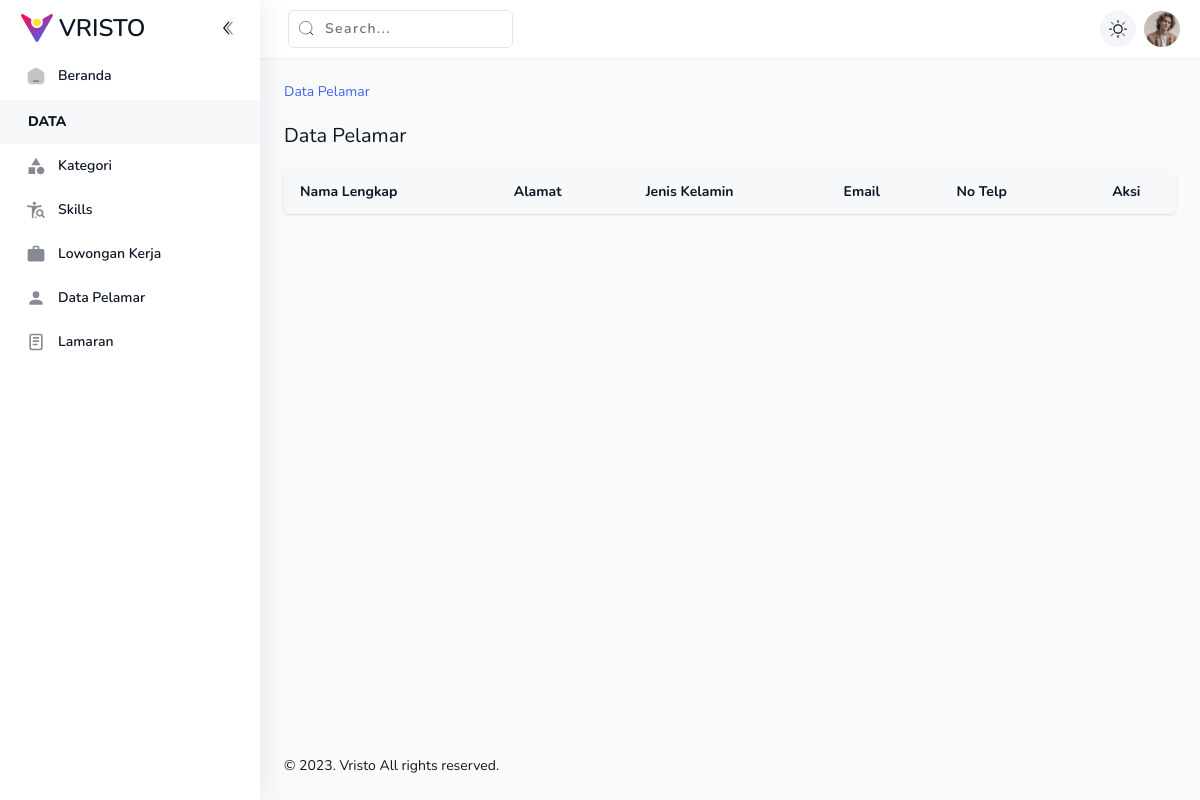
The app's page /index.php/admin/pelamar, older data.
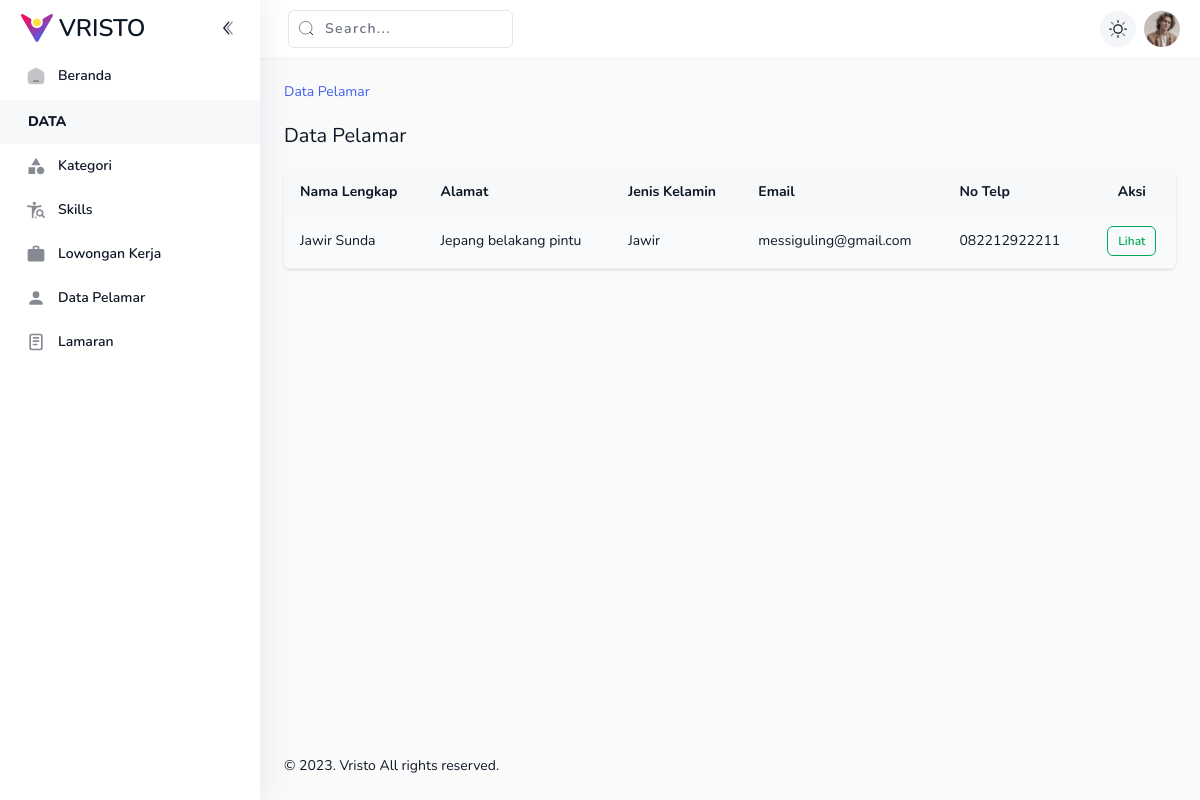
The same page, newer data.
### tables this page shows
CREATE TABLE `data_pelamar` (
  `id_data_pelamar` varchar(50) NOT NULL,
  `id_pelamar` varchar(50) NOT NULL,
  `email` varchar(150) NOT NULL,
  `no_telp` varchar(20) NOT NULL,
  `alamat` text NOT NULL,
  `photo` varchar(100) NOT NULL,
  `id_cv` varchar(50) NOT NULL
);

CREATE TABLE `pelamar` (
  `id_pelamar` varchar(50) NOT NULL,
  `username` varchar(50) NOT NULL,
  `nama` varchar(150) NOT NULL,
  `password` varchar(50) NOT NULL
);

### application/controllers/admin/Pelamar.php (called while the page is built, shortened)
<?php
class Pelamar extends CI_Controller
{
    public function __construct()
    {
        $this->load->model('Kategori_model');
        $this->load->model('Pelamar_model');
        $this->load->model('Skills_model');
    }
    public function index()
    {
        $data['datapelamar'] = $this->Pelamar_model->read('data_pelamar');
        $this->load->view('admin/pelamar/index', $data);
    }
}

### index.php (called while the page is built, shortened)
<?php
require_once BASEPATH.'core/CodeIgniter.php';

### application/models/Pelamar_model.php (called while the page is built, shortened)
<?php
class Pelamar_model extends CI_Model
{
    public function read()
    {
        $this->db->select('*');
        $this->db->from('data_pelamar');
        $this->db->join('pelamar', 'pelamar.id_pelamar = data_pelamar.id_pelamar');
        return $query = $this->db->get()->result_array();
    }
}

### application/views/admin/pelamar/index.php (the view, shortened to what this page needs)
<!DOCTYPE html>
<html lang="en" dir="ltr">
<head>
    <?php $this->load->view("_partials/head.php") ?>
</head>
<body x-data="main" class="relative overflow-x-hidden font-nunito text-sm font-normal antialiased" :class="[ $store.app.sidebar ? 'toggle-sidebar' : '', $store.app.theme === 'dark' || $store.app.isDarkMode ?  'dark' : '', $store.app.menu, $store.app.layout,$store.app.rtlClass]">
    <div class="main-container min-h-screen text-black dark:text-white-dark" :class="[$store.app.navbar]">
        <?php $this->load->view("/admin/layouts/sidebar.php") ?>
        <div class="main-content flex min-h-screen flex-col">
            <?php $this->load->view("admin/layouts/navbar.php") ?>
            <div class="animate__animated p-6" :class="[$store.app.animation]">
                <div>
                    <ul class="flex space-x-2 rtl:space-x-reverse">
                        <li>
                            <a href="javascript:;" class="text-primary hover:underline">Data Pelamar</a>
                        </li>
                    </ul>
                    <div x-data="contacts">
                        <div class="flex flex-wrap items-center justify-between gap-4">
                            <h2 class="text-xl mt-5">Data Pelamar</h2>
                        </div>
                        <div class="panel mt-5 overflow-hidden border-0 p-0">
                            <div>
                                <div class="table-responsive">
                                    <table class="table-striped table-hover">
                                        <thead>
                                            <tr>
                                                <th class="font-bold">Nama Lengkap</th>
                                                <th class="font-bold">Alamat</th>
                                                <th class="font-bold">Jenis Kelamin</th>
                                                <th class="font-bold">Email</th>
                                                <th class="font-bold">No Telp</th>
                                                <th class="!text-center font-bold">Aksi</th>
                                            </tr>
                                        </thead>
                                        <tbody>
                                            <div>
                                                <?php foreach ($datapelamar as $dp) : ?>
                                                    <tr>
                                                        <td>
                                                            <div class="flex w-max items-center">
                                                                <div><?= $dp['nama'] ?></div>
                                                            </div>
                                                        </td>
                                                        <td>
                                                            <div class="flex w-max items-center">
                                                                <div><?= $dp['alamat'] ?></div>
                                                            </div>
                                                        </td>
                                                        <td>
                                                            <div class="flex w-max items-center">
                                                                <div>Jawir</div>
                                                            </div>
                                                        </td>
                                                        <td>
                                                            <div class="flex w-max items-center">
                                                                <div><?= $dp['email'] ?></div>
                                                            </div>
                                                        </td>
                                                        <td>
                                                            <div class="flex w-max items-center">
                                                                <div><?= $dp['no_telp'] ?></div>
                                                            </div>
                                                        </td>
                                                        <td>
                                                            <div class="flex items-center justify-center gap-4">
                                                                <a href="<?= base_url('admin/pelamar/read/') . $dp['id_pelamar'] ?>">
                                                                    <button type="button" class="btn btn-sm btn-outline-success">
                                                                        Lihat
                                                                    </button>
                                                                </a>
                                                            </div>
                                                        </td>
                                                    </tr>
                                                <?php endforeach ?>
                                            </div>
                                        </tbody>
                                    </table>
                                </div>
                            </div>
                        </div>
                    </div>
                </div>
            </div>
            <?php $this->load->view("admin/layouts/footer.php") ?>
        </div>
    </div>
</body>
</html>

### application/views/_partials/head.php (shortened to what this page needs)
<link rel="stylesheet" type="text/css" media="screen" href=" <?php echo base_url('assets/css/perfect-scrollbar.min.css') ?>" />
<link rel="stylesheet" type="text/css" media="screen" href="<?php echo base_url('assets/css/style.css') ?>" />
<link defer rel="stylesheet" type="text/css" media="screen" href="<?php echo base_url('assets/css/style.css') ?>" />

### application/views/admin/layouts/sidebar.php (shortened to what this page needs)
<div :class="{'dark text-white-dark' : $store.app.semidark}">
    <nav x-data="sidebar" class="sidebar fixed bottom-0 top-0 z-50 h-full min-h-screen w-[260px] shadow-[5px_0_25px_0_rgba(94,92,154,0.1)] transition-all duration-300">
        <div class="h-full bg-white dark:bg-[#0e1726]">
            <div class="flex items-center justify-between px-4 py-3">
                <a href="index.html" class="main-logo flex shrink-0 items-center">
                    <img class="ml-[5px] w-8 flex-none" src="assets/images/logo.svg" alt="image" />
                    <span class="align-middle text-2xl font-semibold ltr:ml-1.5 rtl:mr-1.5 dark:text-white-light lg:inline">VRISTO</span>
                </a>
                <a href="javascript:;" class="collapse-icon flex h-8 w-8 items-center rounded-full transition duration-300 hover:bg-gray-500/10 rtl:rotate-180 dark:text-white-light dark:hover:bg-dark-light/10" @click="$store.app.toggleSidebar()">
                </a>
            </div>
            <ul class="perfect-scrollbar relative h-[calc(100vh-80px)] space-y-0.5 overflow-y-auto overflow-x-hidden p-4 py-0 font-semibold" x-data="{ activeDropdown: 'dashboard' }">
                <li class="menu nav-item">
                    <a href="<?= base_url('admin/') ?>">
                        <button type="button" class="nav-link group">
                            <div class="flex items-center">
                                <span class="text-black ltr:pl-3 rtl:pr-3 dark:text-[#506690] dark:group-hover:text-white-dark">Beranda</span>
                            </div>
                        </button>
                    </a>
                </li>
                <h2 class="-mx-4 mb-1 flex items-center bg-white-light/30 px-7 py-3 font-extrabold uppercase dark:bg-dark dark:bg-opacity-[0.08]">
                    <span>Data</span>
                </h2>
                <li class="nav-item">
                    <ul>
                        <li class="nav-item">
                            <a href="kategori.html" class="group">
                                <div class="flex items-center">
                                    <svg class="shrink-0 group-hover:!text-primary" xmlns="http://www.w3.org/2000/svg" width="20" height="20" viewBox="0 0 24 24">
                                        <path fill="currentColor" d="M6.5 11L12 2l5.5 9zm11 11q-1.875 0-3.187-1.312T13 17.5q0-1.875 1.313-3.187T17.5 13q1.875 0 3.188 1.313T22 17.5q0 1.875-1.312 3.188T17.5 22M3 21.5v-8h8v8z" />
                                    </svg>
                                    <span class="text-black ltr:pl-3 rtl:pr-3 dark:text-[#506690] dark:group-hover:text-white-dark">Kategori</span>
                                </div>
                            </a>
                        </li>
                        <li class="nav-item">
                            <a href="skill.html" class="group">
                                <div class="flex items-center">
                                    <span class="text-black ltr:pl-3 rtl:pr-3 dark:text-[#506690] dark:group-hover:text-white-dark">Skills</span>
                                </div>
                            </a>
                        </li>
                        <li class="nav-item">
                            <a href="<?= base_url('admin/loker') ?>" class="group">
                                <div class="flex items-center">
                                    <span class="text-black ltr:pl-3 rtl:pr-3 dark:text-[#506690] dark:group-hover:text-white-dark">Lowongan Kerja</span>
                                </div>
                            </a>
                        </li>
                        <li class="nav-item">
                            <a href="<?=base_url('admin/pelamar') ?>" class="group">
                                <div class="flex items-center">
                                    <svg class="shrink-0 group-hover:!text-primary" xmlns="http://www.w3.org/2000/svg" width="24" height="24" viewBox="0 0 24 24">
                                        <path fill="currentColor" d="M12 4a4 4 0 0 1 4 4a4 4 0 0 1-4 4a4 4 0 0 1-4-4a4 4 0 0 1 4-4m0 10c4.42 0 8 1.79 8 4v2H4v-2c0-2.21 3.58-4 8-4" />
                                    </svg>
                                    <span class="text-black ltr:pl-3 rtl:pr-3 dark:text-[#506690] dark:group-hover:text-white-dark">Data Pelamar</span>
                                </div>
                            </a>
                        </li>
                        <li class="nav-item">
                            <a href="lamaran.html" class="group">
                                <div class="flex items-center">
                                    <span class="text-black ltr:pl-3 rtl:pr-3 dark:text-[#506690] dark:group-hover:text-white-dark">Lamaran</span>
                                </div>
                            </a>
                        </li>
                    </ul>
                </li>
            </ul>
        </div>
    </nav>
</div>

### application/views/admin/layouts/navbar.php (shortened to what this page needs)
<header class="z-40" :class="{'dark' : $store.app.semidark && $store.app.menu === 'horizontal'}">
    <div class="shadow-sm">
        <div class="relative flex w-full items-center bg-white px-5 py-2.5 dark:bg-[#0e1726]">
            <div x-data="header" class="flex items-center space-x-1.5 ltr:ml-auto rtl:mr-auto rtl:space-x-reverse dark:text-[#d0d2d6] sm:flex-1 ltr:sm:ml-0 sm:rtl:mr-0 lg:space-x-2">
                <div class="sm:ltr:mr-auto sm:rtl:ml-auto" x-data="{ search: false }" @click.outside="search = false">
                    <form class="absolute inset-x-0 top-1/2 z-10 mx-4 hidden -translate-y-1/2 sm:relative sm:top-0 sm:mx-0 sm:block sm:translate-y-0" :class="{'!block' : search}" @submit.prevent="search = false">
                        <div class="relative">
                            <input type="text" class="peer form-input bg-gray-100 placeholder:tracking-widest ltr:pl-9 ltr:pr-9 rtl:pl-9 rtl:pr-9 sm:bg-transparent ltr:sm:pr-4 rtl:sm:pl-4" placeholder="Search..." />
                            <button type="button" class="absolute inset-0 h-9 w-9 appearance-none peer-focus:text-primary ltr:right-auto rtl:left-auto">
                                <svg class="mx-auto" width="16" height="16" viewBox="0 0 24 24" fill="none" xmlns="http://www.w3.org/2000/svg">
                                    <circle cx="11.5" cy="11.5" r="9.5" stroke="currentColor" stroke-width="1.5" opacity="0.5" />
                                    <path d="M18.5 18.5L22 22" stroke="currentColor" stroke-width="1.5" stroke-linecap="round" />
                                </svg>
                            </button>
                        </div>
                    </form>
                </div>
                <div>
                    <a href="javascript:;" x-cloak x-show="$store.app.theme === 'light'" href="javascript:;" class="flex items-center rounded-full bg-white-light/40 p-2 hover:bg-white-light/90 hover:text-primary dark:bg-dark/40 dark:hover:bg-dark/60" @click="$store.app.toggleTheme('dark')">
                    </a>
                </div>
                <div class="dropdown flex-shrink-0" x-data="dropdown" @click.outside="open = false">
                    <a href="javascript:;" class="group relative" @click="toggle()">
                        <span><img class="h-9 w-9 rounded-full object-cover saturate-50 group-hover:saturate-100" src="assets/images/user-profile.jpeg" alt="image" /></span>
                    </a>
                </div>
            </div>
        </div>
    </div>
</header>

### application/views/admin/layouts/footer.php
<div class="mt-auto p-6 text-center dark:text-white-dark ltr:sm:text-left rtl:sm:text-right">
    © <span id="footer-year">2022</span>. Vristo All rights reserved.
</div>

Row changes from the older to the newer data that the page shows:
added data_pelamar: id_pelamar.nama "Jawir Sunda", alamat "Jepang belakang pintu", email "messiguling@gmail.com", no_telp "082212922211"
